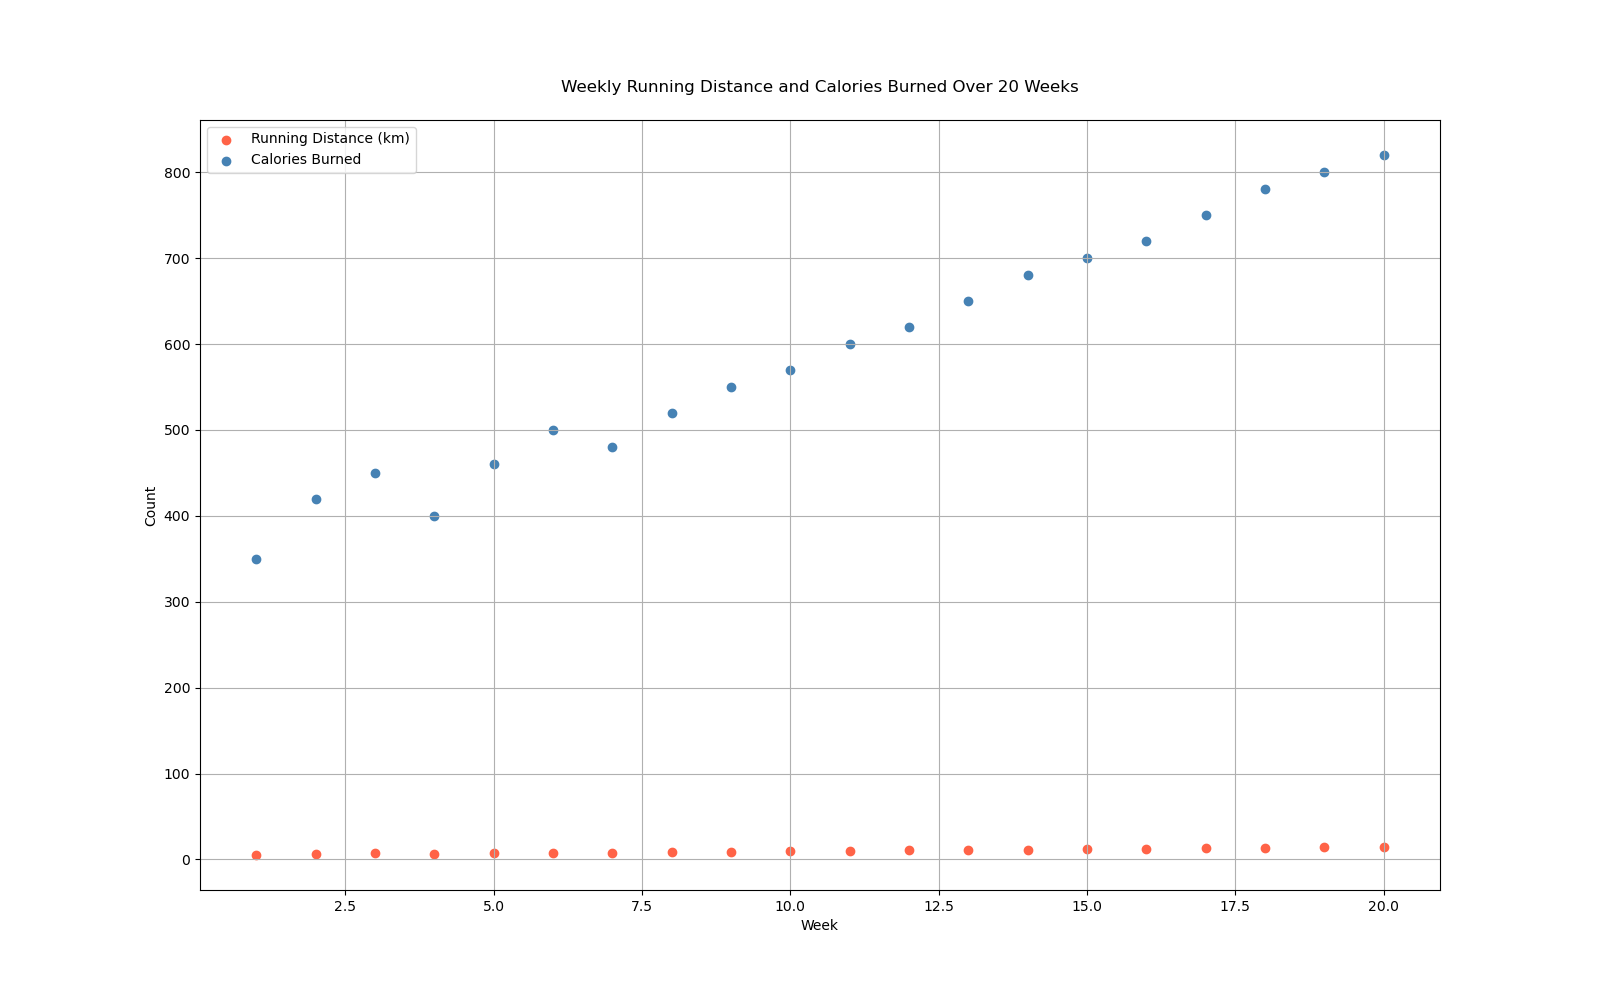

Source code (Python):

import matplotlib.pyplot as plt

# Data
weeks = [1, 2, 3, 4, 5, 6, 7, 8, 9, 10, 11, 12, 13, 14, 15, 16, 17, 18, 19, 20]
running_distance = [5.2, 6.1, 7.0, 6.5, 7.2, 8.0, 7.5, 8.5, 9.0, 9.5, 10.0, 10.5, 11.0, 11.5, 12.0, 12.5, 13.0, 13.5, 14.0, 14.5]
calories_burned = [350, 420, 450, 400, 460, 500, 480, 520, 550, 570, 600, 620, 650, 680, 700, 720, 750, 780, 800, 820]

# Scatter plot
plt.figure(figsize=(16, 10))
plt.scatter(weeks, running_distance, color='#FF6347', label='Running Distance (km)')  # Tomato
plt.scatter(weeks, calories_burned, color='#4682B4', label='Calories Burned')  # Steel Blue

# Customize the plot
plt.title('Weekly Running Distance and Calories Burned Over 20 Weeks', pad=20)
plt.xlabel('Week')
plt.ylabel('Count')
plt.legend(loc='upper left')
plt.grid(True)

# Show the plot
plt.show()
